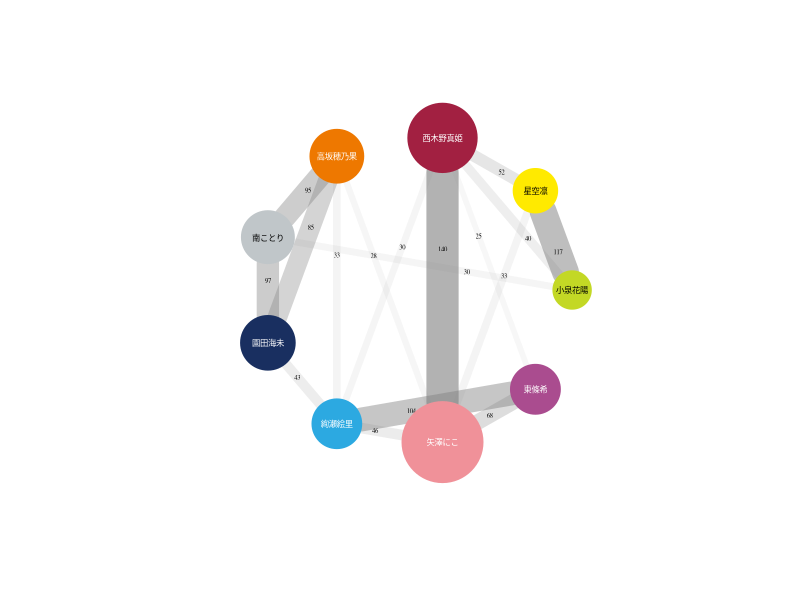

Recreate this plot in R.
require(magrittr)
require(igraph)

score_mat <- read.table('./score_mat.txt') %>% as.matrix
idol_mean_score <- colMeans(score_mat)
for (i in 1:9) for (j in 1:9) {
    score_mat[ i, j ] <- score_mat[ i, j ] / mean(idol_mean_score[ c(i, j) ])
}

score_mat_less <- score_mat
score_mat_less <- ifelse(score_mat < quantile(score_mat, 0.6),
                         0, score_mat)
net <- graph_from_adjacency_matrix(score_mat_less, mode = 'undirected', weighted = T)
V(net)$color <- c('#c3d825', '#ffea00', '#a22041',
                  '#ee7800', '#c0c6c9', '#192f60',
                  '#2ca9e1', '#f09199', '#aa4c8f')
V(net)$frame.color <- V(net)$color
V(net)$size <- idol_mean_score
V(net)$label.family <- 'Japan1GothicBBB'
V(net)$label.cex <- 0.5
V(net)$label.color <- c('#000000', '#000000', '#ffffff',
                        '#ffffff', '#000000', '#ffffff',
                        '#ffffff', '#ffffff', '#ffffff')
E(net)$width <- E(net)$weight * 8
E(net)$color <- paste('#7F7F7F',
                      floor(10 + 
                        (E(net)$weight - min(E(net)$weight)) * 
                            (89 / (max(E(net)$weight) - min(E(net)$weight)))),
                      sep = '')
E(net)$label <- sapply(attr(E(net), 'vnames'), function(e) {
    ft <- strsplit(e, '\\|')[[1]]
    score_mat[ft[2], ft[1]] * mean(idol_mean_score)
}) %>% round
E(net)$label.cex <- 0.4
E(net)$label.color <- 'black'

pdf('plot.pdf', family = 'Japan1GothicBBB')
plot(net, layout = layout_in_circle(net))
dev.off()
